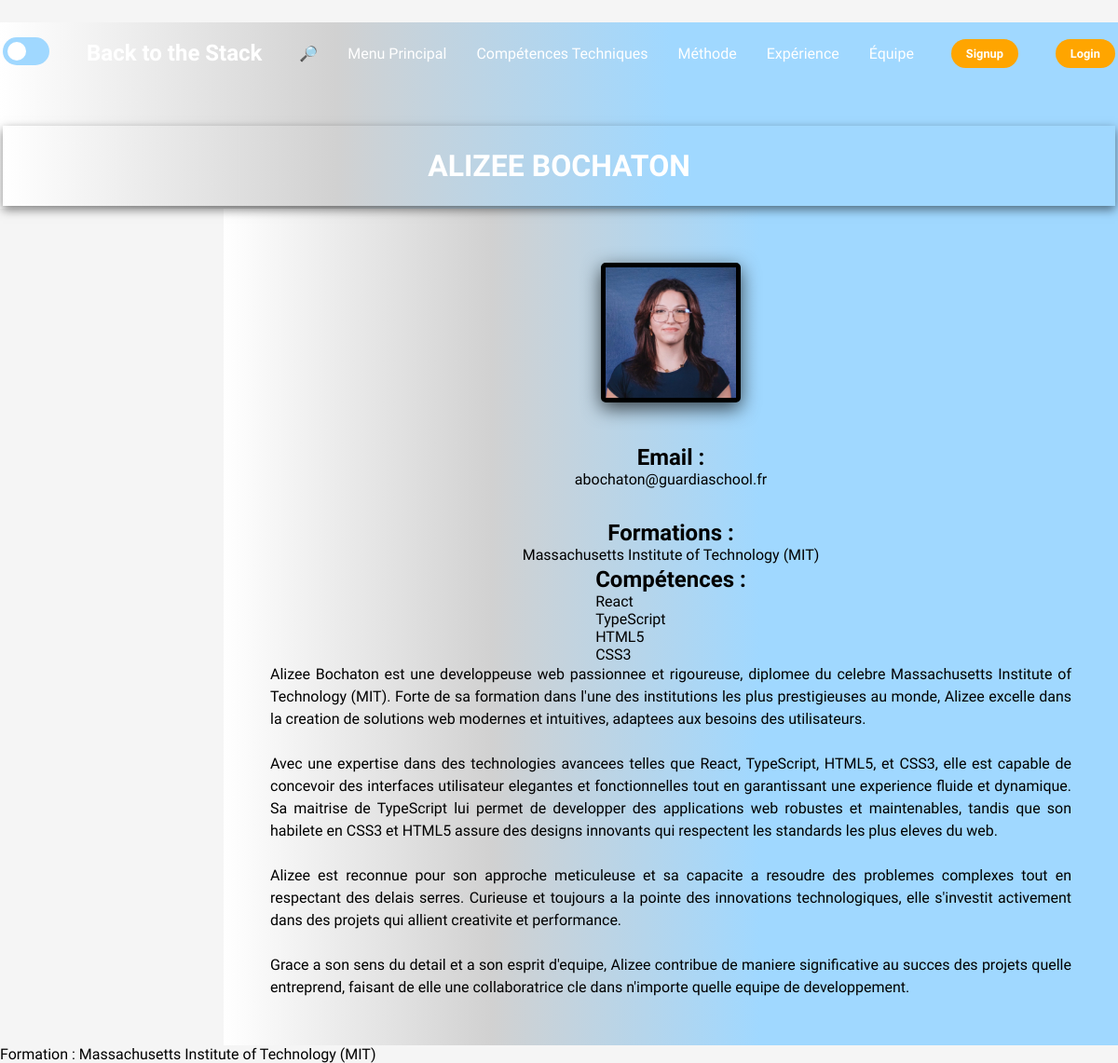
Screenshot of /php/membre.php?id=1 with the database file from the repository.
### tables this page shows
CREATE TABLE `membres` (
  `id` int(11) NOT NULL,
  `nom` varchar(100) NOT NULL,
  `email` varchar(150) NOT NULL,
  `date` date NOT NULL,
  `formation` varchar(100) NOT NULL,
  `photo` varchar(255) NOT NULL,
  `test` text NOT NULL
);

CREATE TABLE `competences` (
  `id` int(11) NOT NULL,
  `nom` varchar(100) NOT NULL
);

### php/membre.php (the view, shortened to what this page needs)
<?php
include 'connexion.php';
if (isset($_GET['id'])) {
    $id = $_GET['id'];
    $stmt = $pdo->prepare("SELECT * FROM membres WHERE id = :id");
    $stmt->bindParam(':id', $id, PDO::PARAM_INT);
    $stmt->execute();
    $membre = $stmt->fetch();
    $stmt2 = $pdo->prepare("SELECT competences.nom FROM competences
                            INNER JOIN membre_competences ON competences.id = membre_competences.competence_id
                            WHERE membre_competences.membre_id = :id");
    $stmt2->bindParam(':id', $id, PDO::PARAM_INT);
    $stmt2->execute();
    $competences = $stmt2->fetchAll();
} else {
    die("Aucun ID spécifié !");
}
?>
<!DOCTYPE html>
<html lang="fr">
<head>
    <link id= "theme-link" rel="stylesheet" href="../css/dark-theme.css">
    <link rel="stylesheet" href="https://cdnjs.cloudflare.com/ajax/libs/font-awesome/6.0.0/css/all.min.css">
</head>
<body>
    <header>
        <div class="navbar">
            <div class="mode"><input type="checkbox" id="toggle" class="checkbox">
            <label for="toggle" class="label"></label>
        </div>
            <div class="logo"><a href="../html/index.html">Back to the Stack</a></div>
            <ul class="liens">
                <li><a href="recherche.php">🔎</a></li>
                <li><a href="../html/index.html">Menu Principal</a></li>
                <li><a href="../html/comptech.html">Compétences Techniques</a></li>
                <li><a href="../html/méthode.html">Méthode</a></li>
                <li><a href="../html/anciens clients.html">Expérience</a></li>
                <li><a href="../html/notreequipe.html">Équipe</a></li>
            </ul>
            <a href="signup.php" class="action_btn">Signup</a>
            <a href="login.php" class="action_btn">Login</a>
        </div>
        <h1 class="presentation_h1"><?php echo htmlspecialchars($membre['nom']); ?></h1>
    </header>
    <section class="texte_membre">
    <div class="photo_email-container">
        <img class="presentation_img" src="<?php echo $membre['photo']; ?>" alt="Portrait de <?php echo $membre['nom']; ?>">
        <p class="p_email"><h2>Email :</h2> <?php echo htmlspecialchars($membre['email']); ?></p>
        <p class="formation"><h2>Formations :</h2> <?php echo htmlspecialchars($membre['formation']); ?></p>
        <div class="block_membre">
        <p class="competences">
            <h2>Compétences :</h2>
                <?php foreach ($competences as $competence) : ?>
                <li><?php echo htmlspecialchars($competence['nom']); ?></li>
                <?php endforeach; ?>
        </p>
        </div>
    <div class="presentation_text-container">
        <p>
            <?php
                $text = htmlspecialchars(mb_convert_encoding($membre['test'], 'UTF-8', 'auto'));
                echo nl2br($text);
            ?>
        </p>
    </div>
</section>
    <div class="block_membre">
        <p class="p_formation">Formation : <?php echo htmlspecialchars($membre['formation']); ?></p>
    </div>
</body>
</html>

### css/dark-theme.css (style rules this page uses)
* { margin: 0; padding: 0; box-sizing: border-box; word-wrap: break-word; }
body { height: 100vh; background-color: rgb(0, 0, 0); margin-top: 2%; font-family: 'Kanit', sans-serif; align-items: center; justify-content: center; }
h1 { text-align: center; background: linear-gradient(90deg, #000, #2B2B7B, #4C4CFF); margin-top: 4%; padding: 2%; font-size: 2rem; text-transform: uppercase; font-family: 'Zen Dots', sans-serif; font-weight: 600; color: #fff; box-shadow: 0px 4px 10px rgba(0, 0, 0, 0.5); }
li { list-style: none; }
a { text-decoration: none; color: white; font-size: 1rem; white-space: nowrap; }
header { background: linear-gradient(90deg, #000, #2B2B7B, #4C4CFF);; margin-top: auto; position: relative; padding: 0.2rem; }
.navbar { width: 100%; height: 60px; max-width: 1200px; margin: 0 auto; display: flex; align-items: center; justify-content: space-between; box-sizing: border-box; }
.navbar .logo a { font-size: 1.5rem; font-weight: bold; white-space: nowrap; }
.logo { font-family: 'Zen Dots', sans-serif !important; font-size: 120% !important; }
.navbar .liens { display: flex; gap: 2rem; flex-wrap: wrap; }
.action_btn { background-color: orange; color: white; padding: 0.5rem 1rem; border: none; outline: none; border-radius: 20px; font-size: 0.8rem; font-weight: bold; cursor: pointer; transition: scale 0.2s ease; }
.presentation_img { width: 400px; height: auto; object-fit: cover; border: 5px solid white; box-shadow: 0px 6px 20px rgba(0, 0, 0, 0.7); border-radius: 15px; }
.presentation_text-container { flex: 1; display: flex; flex-direction: column; gap: 20px; }
.texte_membre { display: flex; align-items: flex-start; gap: 20px; flex-wrap: wrap; gap: 30px; align-items: center; margin-top: 0; margin-left: 20%; padding: 50px; max-width: 1200px; background: linear-gradient(135deg, #000, #2B2B7B, #4C4CFF); color: whitesmoke; }
.photo_email-container { display: flex; flex-direction: column; align-items: center; }
.presentation_img { width: 150px; height: auto; border-radius: 5px; margin-bottom: 10px; }
.p_email { margin: 2% 0; font-size: 14px; text-align: center; }
.formation { margin: 2% 0; font-size: 14px; text-align: center; }
.competences { margin: 2% 0; font-size: 14px; text-align: center; }
.label { display: inline-block; height: 30px; width: 50px; background: rgba(160, 216, 255); position: relative; transition: all .3s; border-radius: 60px; }
.label:after { content: ""; height: 20px; width: 20px; background: white; position: absolute; top: 17%; left: 10%; transition: all .3s; border-radius: 50%; }

### rows the page displays
membres: nom "ALIZEE BOCHATON", photo (picture), email "abochaton@guardiaschool.fr", formation "Massachusetts Institute of Technology (MIT)", test "Alizee Bochaton est une developpeuse web passionnee et rigoureuse, diplomee du celebre Massachusetts Institute of Technology (MIT). Forte de sa formation dans l'une des institutions les plus prestigieuses au monde, Alizee excelle dans la creation de solutions web modernes et intuitives, adaptees aux besoins des utilisateurs. Avec une expertise dans des technologies avancees telles que React, TypeScript, HTML5, et CSS3, elle est capable de concevoir des interfaces utilisateur elegantes et fonctionnelles tout en garantissant une experience fluide et dynamique. Sa maitrise de TypeScript lui permet de developper des applications web robustes et maintenables, tandis que son habilete en CSS3 et…"
competences: nom "React"
competences: nom "TypeScript"
competences: nom "HTML5"
competences: nom "CSS3"
